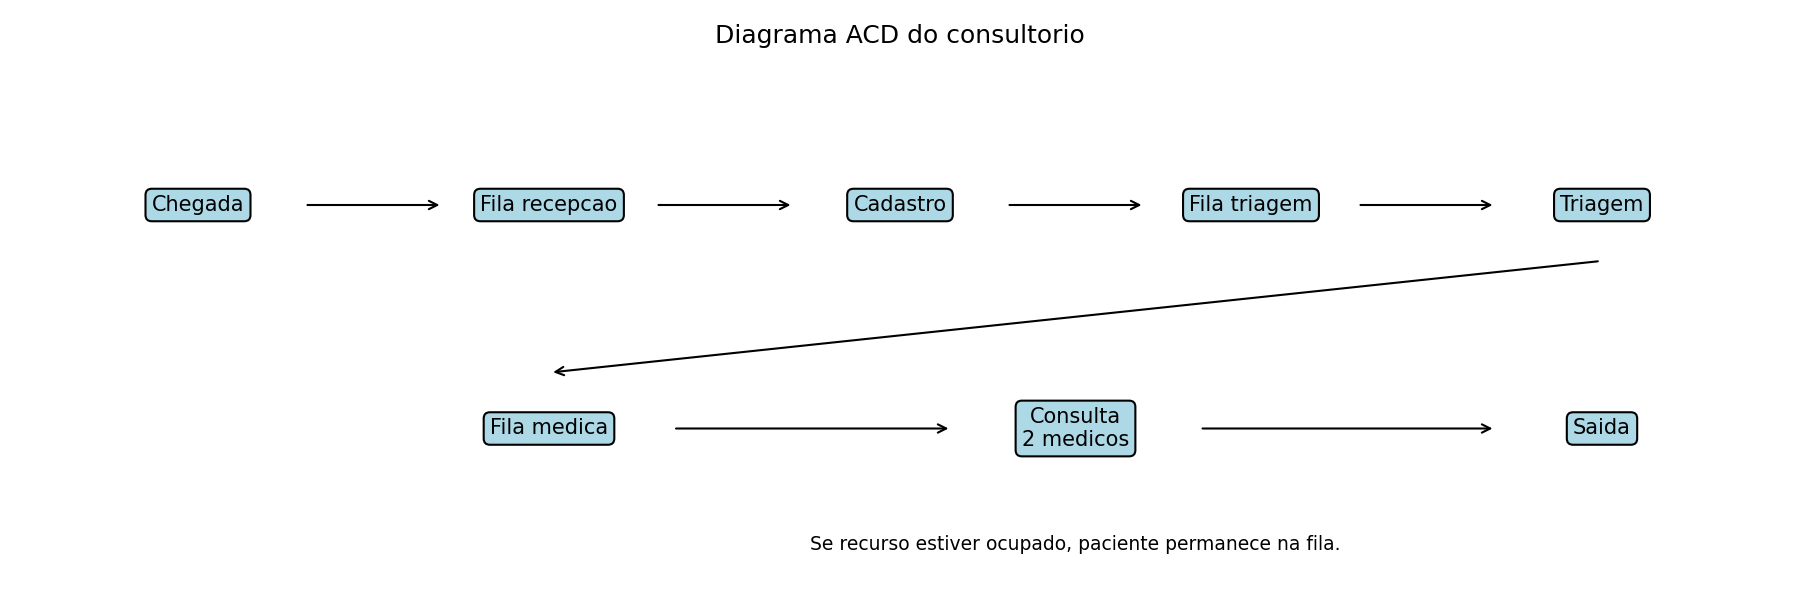

The Python source for this figure:
from pathlib import Path

import matplotlib.pyplot as plt


def gerar_diagrama():
    fig, ax = plt.subplots(figsize=(12, 4))
    ax.axis("off")

    caixas = [
        ("Chegada", 0, 2),
        ("Fila recepcao", 2, 2),
        ("Cadastro", 4, 2),
        ("Fila triagem", 6, 2),
        ("Triagem", 8, 2),
        ("Fila medica", 2, 0.8),
        ("Consulta\n2 medicos", 5, 0.8),
        ("Saida", 8, 0.8),
    ]

    for texto, x, y in caixas:
        ax.text(
            x,
            y,
            texto,
            ha="center",
            va="center",
            fontsize=10,
            bbox=dict(boxstyle="round", facecolor="lightblue", edgecolor="black"),
        )

    def seta(x1, y1, x2, y2):
        ax.annotate("", xy=(x2, y2), xytext=(x1, y1), arrowprops=dict(arrowstyle="->"))

    seta(0.6, 2, 1.4, 2)
    seta(2.6, 2, 3.4, 2)
    seta(4.6, 2, 5.4, 2)
    seta(6.6, 2, 7.4, 2)
    seta(8, 1.7, 2, 1.1)
    seta(2.7, 0.8, 4.3, 0.8)
    seta(5.7, 0.8, 7.4, 0.8)

    ax.text(5, 0.15, "Se recurso estiver ocupado, paciente permanece na fila.", ha="center", fontsize=9)
    ax.set_xlim(-1, 9)
    ax.set_ylim(0, 2.8)
    ax.set_title("Diagrama ACD do consultorio")
    plt.tight_layout()
    saida = Path(__file__).with_name("diagrama_acd.png")
    plt.savefig(saida, dpi=150)
    plt.close()
    print(f"Diagrama salvo em: {saida}")


gerar_diagrama()
